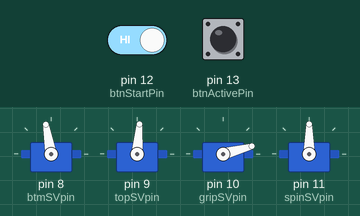
Bench run of a sketch on a simulated Arduino Uno, built with avr-gcc and run on an emulated ATmega328P. Shown: 4 × servo. Inputs (shaded band) come from the test bench; at power-on: pin 12 (btnStartPin) HIGH, pin 13 (btnActivePin) HIGH.

Above: at 2.2 s.
2.3 s: pin 12 (btnStartPin) driven LOW
At 5.2 s:
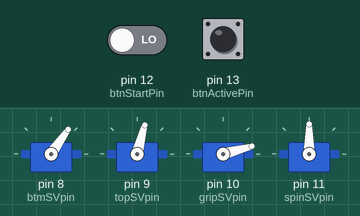
9.3 s: pin 12 (btnStartPin) driven HIGH
At 11.4 s:
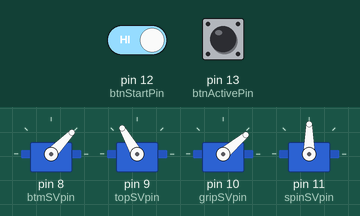
Timing chart, 0 to 21.0 s (numbered marks = the images above; inputs shaded):
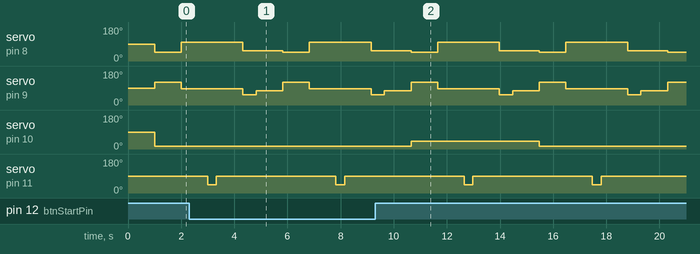

The sketch:

ClawStarter.ino
```cpp
//DIH Starter
#define btmSVpin 8
#define topSVpin 9
#define gripSVpin 10
#define spinSVpin 11
#define btnActivePin 13
#define btnStartPin 12
#include <Servo.h>


int armState = 0;
Servo btmServo;
Servo topServo;
Servo gripServo;
Servo spinServo;

void setup() {
  btmServo.attach(btmSVpin);
  topServo.attach(topSVpin);
  gripServo.attach(gripSVpin);
  pinMode(btnActivePin, INPUT_PULLUP);
  pinMode(btnStartPin, INPUT_PULLUP);
  delay(1000);
  startPos();
}

void loop() {
  int btnActiveState = digitalRead(btnActivePin);
  int btnStartState = digitalRead(btnStartPin);
  Serial.println(btnActiveState);
  if (btnActiveState == HIGH) {
    activateEvent();
  }
  if (btnStartState == HIGH) {
    startPos();
  }
}

void startPos() {

    btmServo.write(45);
    topServo.write(120);
    gripServo.write(15);
    spinServo.write(90);
    spinServo.detach();

}

void activateEvent() {
  spinServo.attach(spinSVpin);
  btmServo.write(46);
  topServo.write(120);
  delay(1000);
  btmServo.write(100);
  topServo.write(85);
  delay(1000);
  spinServo.write(45);
  delay(325);
  spinServo.write(90);
  delay(1000);
  btmServo.write(55);
  topServo.write(55);
  delay(500);
  topServo.write(75);
  delay(1000);
  gripServo.write(40);
  spinServo.detach();
}
```

Measured:
- by itself, servo on pin 9 (topSVpin): repeats every 4.8 s: 120° 1.0 s, 85° 2.3 s, 55° 0.50 s, 75° 1.0 s
- by itself, servo on pin 11 (spinSVpin): alternates 90° for 4.5 s and 45° for 0.33 s
